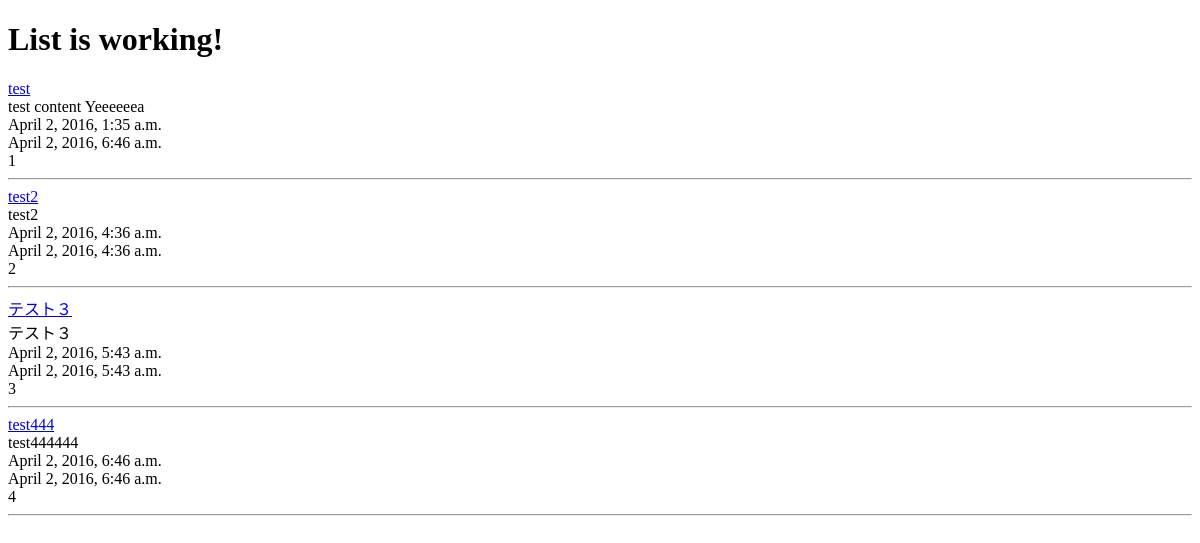
The app's page /, older data.
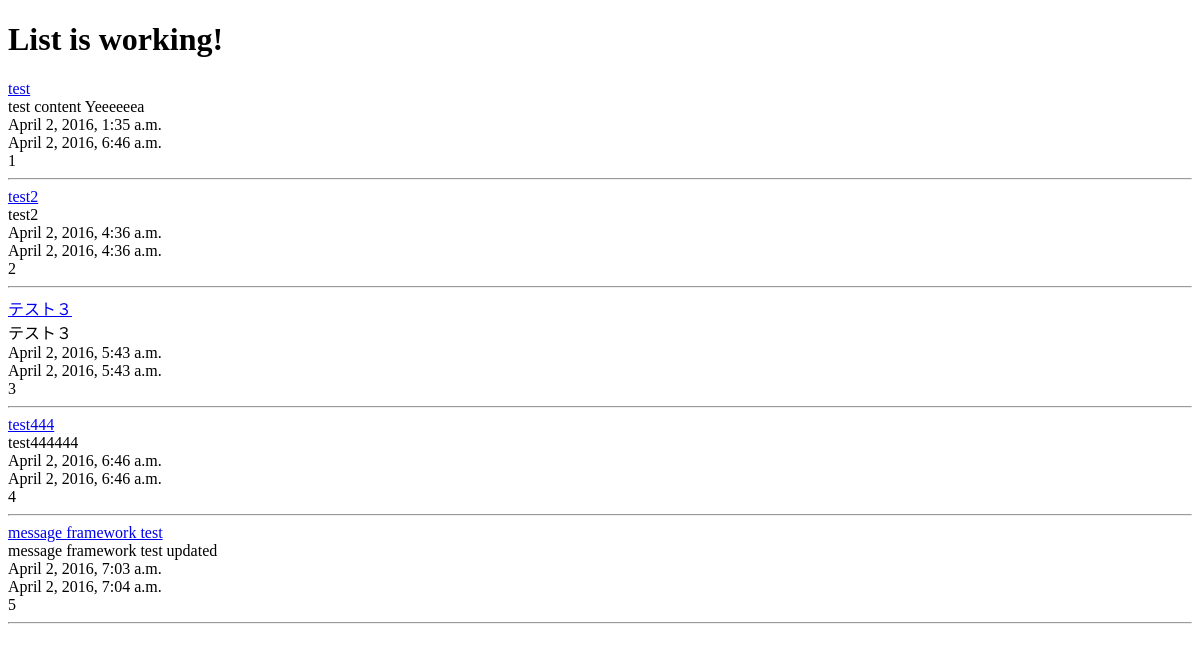
The same page, newer data.
### posts/models.py (models this page shows, shortened)
class Post(models.Model):
    title = models.CharField(max_length = 120)
    content = models.TextField()
    updated = models.DateTimeField(auto_now = True, auto_now_add = False)
    timestamp = models.DateTimeField(auto_now = False, auto_now_add = True)
    def get_absolute_url(self):
        return reverse('posts:detail', kwargs = {"id": self.id})

### posts/views.py (the view)
# urls.py: url(r'^$', views.post_list, name = 'list'),
def post_list(request):
    queryset = Post.objects.all()
    context = {
        "title": "List",
        "object_list": queryset,
    }
    return render(request, 'index.html', context)

### templates/index.html (shortened to what this page needs)
<!DOCTYPE html>
<html lang = "ja">
    <head>
    </head>
    <body>
        <h1>{{ title }} is working!</h1>
        {% for obj in object_list %}
            <a href = "{{ obj.get_absolute_url }}">{{ obj.title }}</a><br />
            {{ obj.content }}<br />
            {{ obj.timestamp }}<br />
            {{ obj.updated }}<br />
            {{ obj.id }}<br />
            <hr />
        {% endfor %}
    </body>
</html>

Row changes from the older to the newer data that the page shows:
added Post: title "message framework test", content "message framework test updated", timestamp "April 2, 2016, 7:03 a.m.", updated "April 2, 2016, 7:04 a.m.", id "5"
